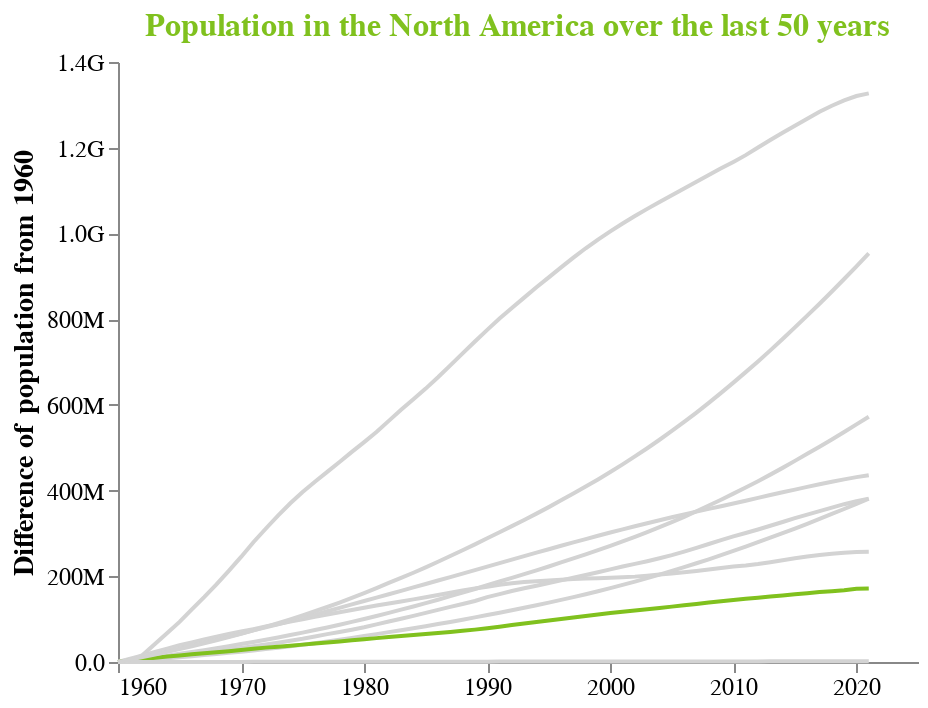

Source (notebook cell):
### Code cell
chart = alt.Chart(df).mark_line().encode(
    x = alt.X('variable:Q',title=None, axis=alt.Axis(format='.0f',tickMinStep=10)),
    y = alt.Y('diff:Q', title='Difference of population from 1960', axis=alt.Axis(format='.2s')),
    color = alt.Color('Country Name:N', scale=alt.Scale(range=colors),legend=None)
).properties(
    title='Population in the North America over the last 50 years',
    width=400,
    height=300
).configure_axis(
    grid=False,
    titleFontSize=14,
    labelFontSize=12
).configure_title(
    fontSize=16,
    color='#80C11E'
).configure_view(
    strokeWidth=0
)

chart

### Figure 1 — Vega-Lite specification as saved in the notebook (floating-point values rounded to 4 significant figures; data arrays with more than 128 entries replaced by an {"elided": "..."} marker saying what was removed)
{"config": {"view": {"continuousWidth": 400, "continuousHeight": 300, "strokeWidth": 0}, "axis": {"grid": false, "labelFontSize": 12, "titleFontSize": 14}, "title": {"color": "#80C11E", "fontSize": 16}}, "data": {"name": "data-409042cf01baaaf9bd11b54acf836221"}, "mark": "line", "encoding": {"color": {"field": "Country Name", "legend": null, "scale": {"range": ["lightgrey", "lightgrey", "lightgrey", "lightgrey", "lightgrey", "lightgrey", "#80C11E", "lightgrey", "lightgrey"]}, "type": "nominal"}, "x": {"axis": {"format": ".0f", "tickMinStep": 10}, "field": "variable", "title": null, "type": "quantitative"}, "y": {"axis": {"format": ".2s"}, "field": "diff", "title": "Difference of population from 1960", "type": "quantitative"}}, "height": 300, "title": "Population in the North America over the last 50 years", "width": 400, "$schema": "https://vega.github.io/schema/vega-lite/v4.17.0.json", "datasets": {"data-409042cf01baaaf9bd11b54acf836221": {"elided": "558 records"}}}
